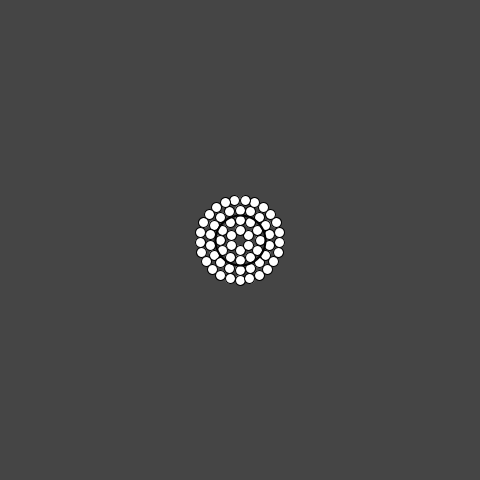
Frame 1 (no input)
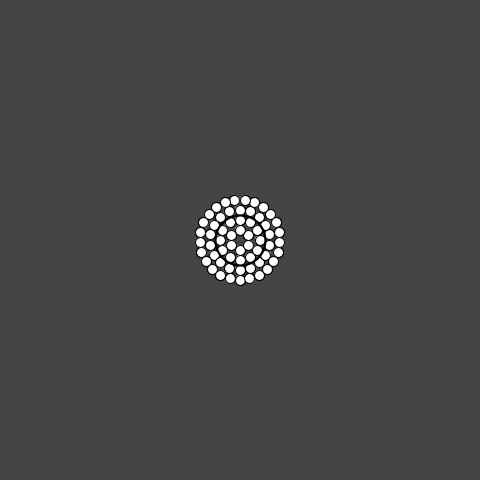
Frame 2 (the mouse pressed at the canvas centre, redrawn once)

The Processing sketch that drew these frames (run headless with seeded random() and noise(); the mouse was pressed at the canvas centre and the sketch redrawn once):

// Processing sketch: CircleDistribution2
// ── CircleDistribution2.pde
float x;
float y;
float radius;
float circleRadius;  
float totalPoints; 
float breakPoint;

void setup() {
  size(480, 480);
  smooth();
  background(69, 69, 69);
  totalPoints =3;
  circleRadius = 10;
  breakPoint=20;
}

void draw() {

  smooth();
  x=width/2;
  y=height/2;


  for (int radius = 0; radius < 50; radius += circleRadius) {
    totalPoints = int((TWO_PI*radius)/circleRadius);
    for (int i = 0; i < totalPoints; i++) {
      // polar to cartesian coordinate transformation!
      float theta = map(i, 0, totalPoints, 0, TWO_PI);
      float xt = x + radius * sin(theta);
      float yt = y + radius * cos(theta);
      strokeWeight(1);
      fill(255, 255, 255);       
      ellipse(xt, yt, circleRadius, circleRadius);
    }
  }

  stroke(0);
  strokeWeight(2);
  noFill();
  ellipse(x, y, 50, 50);

  noLoop();
}
